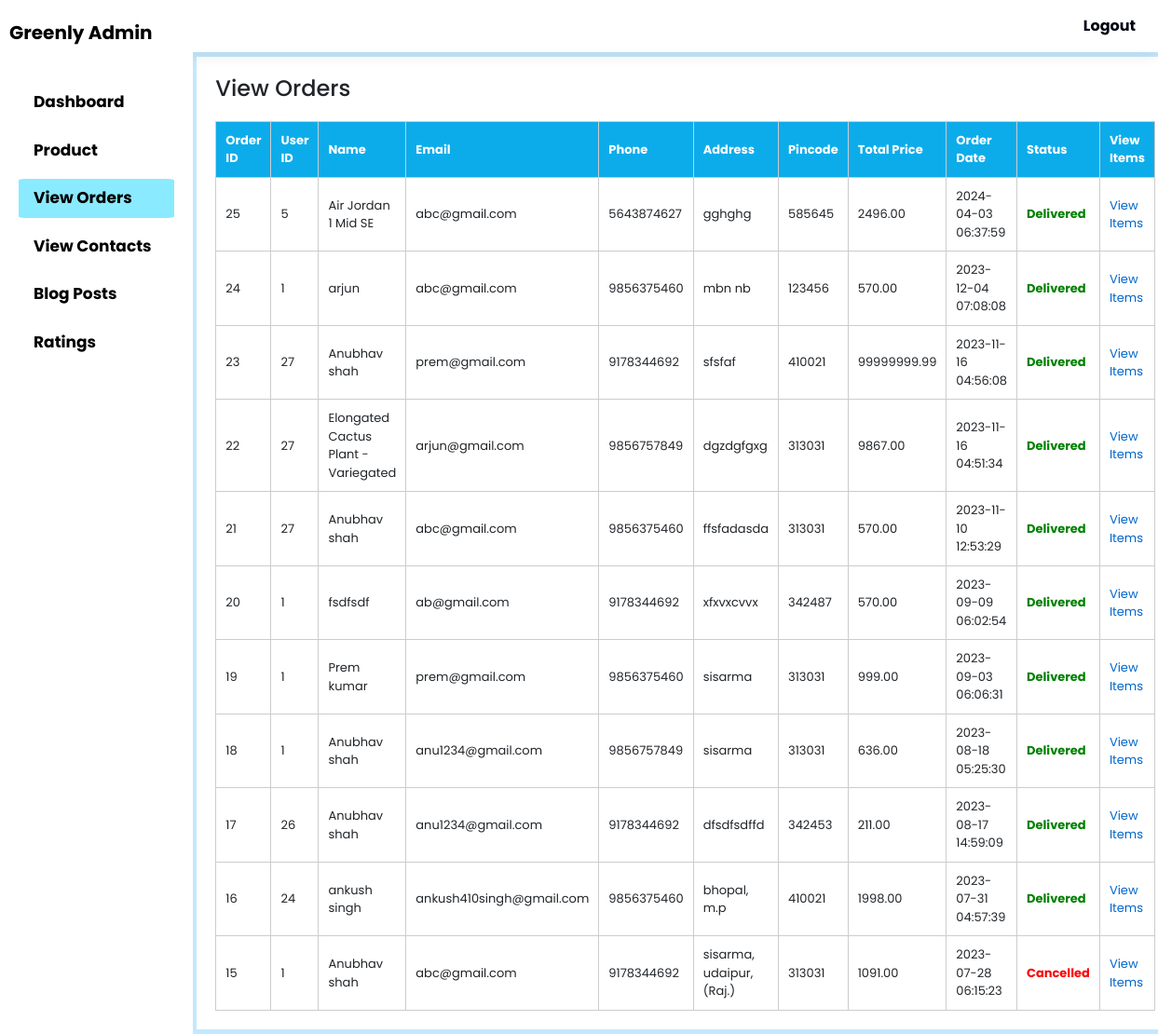
The app's page /backend/view_orders.php (signed in) with its own data.
### tables this page shows
CREATE TABLE `orders` (
  `order_id` int(11) NOT NULL,
  `user_id` int(11) NOT NULL,
  `name` varchar(255) NOT NULL,
  `email` varchar(255) NOT NULL,
  `phone` varchar(255) NOT NULL,
  `address` varchar(255) NOT NULL,
  `pincode` varchar(255) NOT NULL,
  `total_price` decimal(10,2) NOT NULL,
  `order_date` timestamp NOT NULL DEFAULT current_timestamp(),
  `status` varchar(255) NOT NULL DEFAULT 'Pending'
);

### backend/view_orders.php (the view, shortened to what this page needs)
<?php
include 'config.php';
$query = "SELECT o.order_id, o.user_id, o.name, o.email, o.phone, o.address, o.pincode, o.total_price, o.order_date, o.status, GROUP_CONCAT(p.name SEPARATOR ', ') AS items
          FROM orders o
          INNER JOIN order_items oi ON o.order_id = oi.order_id
          INNER JOIN products p ON oi.product_name = p.name
          GROUP BY o.order_id
          ORDER BY CASE
                WHEN o.status = 'Pending' THEN 1
                WHEN o.status = 'Shipped' THEN 2
                WHEN o.status = 'Delivered' THEN 3
                WHEN o.status = 'Cancelled' THEN 4
                ELSE 5
            END, o.order_date DESC";
$result = $connection->query($query);
?>
<!DOCTYPE html>
<html lang="en">
<head>
    <link rel="stylesheet" type="text/css" href="admin-style.css">
</head>
<body>
<?php include "sidebar.php"?>
<div class="view-orders-1">
    <div class="view-orders">
        <h2>View Orders</h2>
        <table>
    <tr>
        <th>Order ID</th>
        <th>User ID</th>
        <th>Name</th>
        <th>Email</th>
        <th>Phone</th>
        <th>Address</th>
        <th>Pincode</th>
        <th>Total Price</th>
        <th>Order Date</th>
        <th>Status</th>
        <th>View Items</th>
    </tr>
    <?php while ($row = $result->fetch_assoc()) { ?>
        <tr>
            <td><?php echo $row['order_id']; ?></td>
            <td><?php echo $row['user_id']; ?></td>
            <td><?php echo $row['name']; ?></td>
            <td><?php echo $row['email']; ?></td>
            <td><?php echo $row['phone']; ?></td>
            <td><?php echo $row['address']; ?></td>
            <td><?php echo $row['pincode']; ?></td>
            <td><?php echo $row['total_price']; ?></td>
            <td><?php echo $row['order_date']; ?></td>
            <td>
                <?php
                $status = $row['status'];
                if ($status === 'Pending' || $status === 'Cancelled') {
                    echo '<span class="status-pending">' . $status . '</span>';
                } elseif ($status === 'Shipped') {
                    echo '<span class="status-shipped">' . $status . '</span>';
                } elseif ($status === 'Delivered') {
                    echo '<span class="status-delivered">' . $status . '</span>';
                } else {
                    echo $status;
                }
                ?>
            </td>
            <td><a href="view_items.php?order_id=<?php echo $row['order_id']; ?>">View Items</a></td>
        </tr>
    <?php } ?>
</table>
    </div>
    </div>
</body>
</html>

### backend/admin-style.css (style rules this page uses)
body { font-family: 'Poppins', sans-serif; background-color: #c3e9ff; }
.view-orders-1 { padding-left: 17%; margin: 5px 0; }
.view-orders { background-color: #fff; font-size: 13px; margin: 0 auto; padding: 20px; }
.view-orders h2 { font-size: 24px; margin-bottom: 20px; }
.view-orders table { width: 100%; border-collapse: collapse; }
.view-orders table th, .view-orders table td { padding: 10px; border: 1px solid #ccc; }
.view-orders table th { background-color: #0caceb; text-align: left; color: #fff; }
.view-orders a { color: #0066cc; text-decoration: none; }
.status-pending { color: red; font-weight: bold; }
.status-delivered { color: green; font-weight: bold; }
.view-blog table th, table td { padding: 10px; text-align: left; border-bottom: 1px solid #ddd; }

### records on screen
orders: order_id "25", user "5", name "Air Jordan 1 Mid SE", email "abc@gmail.com", phone "5643874627", address "gghghg", pincode "585645", total_price "2496.00", order_date "2024-04-03 06:37:59", status "Delivered"
orders: order_id "24", user "1", name "arjun", email "abc@gmail.com", phone "9856375460", address "mbn nb", pincode "123456", total_price "570.00", order_date "2023-12-04 07:08:08", status "Delivered"
orders: order_id "23", user "27", name "Anubhav shah", email "prem@gmail.com", phone "9178344692", address "sfsfaf", pincode "410021", total_price "99999999.99", order_date "2023-11-16 04:56:08", status "Delivered"
orders: order_id "22", user "27", name "Elongated Cactus Plant - Variegated", email "arjun@gmail.com", phone "9856757849", address "dgzdgfgxg", pincode "313031", total_price "9867.00", order_date "2023-11-16 04:51:34", status "Delivered"
orders: order_id "21", user "27", name "Anubhav shah", email "abc@gmail.com", phone "9856375460", address "ffsfadasda", pincode "313031", total_price "570.00", order_date "2023-11-10 12:53:29", status "Delivered"
orders: order_id "20", user "1", name "fsdfsdf", email "ab@gmail.com", phone "9178344692", address "xfxvxcvvx", pincode "342487", total_price "570.00", order_date "2023-09-09 06:02:54", status "Delivered"
orders: order_id "19", user "1", name "Prem kumar", email "prem@gmail.com", phone "9856375460", address "sisarma", pincode "313031", total_price "999.00", order_date "2023-09-03 06:06:31", status "Delivered"
orders: order_id "18", user "1", name "Anubhav shah", email "anu1234@gmail.com", phone "9856757849", address "sisarma", pincode "313031", total_price "636.00", order_date "2023-08-18 05:25:30", status "Delivered"
orders: order_id "17", user "26", name "Anubhav shah", email "anu1234@gmail.com", phone "9178344692", address "dfsdfsdffd", pincode "342453", total_price "211.00", order_date "2023-08-17 14:59:09", status "Delivered"
orders: order_id "16", user "24", name "ankush singh", email "ankush410singh@gmail.com", phone "9856375460", address "bhopal, m.p", pincode "410021", total_price "1998.00", order_date "2023-07-31 04:57:39", status "Delivered"
orders: order_id "15", user "1", name "Anubhav shah", email "abc@gmail.com", phone "9178344692", address "sisarma, udaipur, (Raj.)", pincode "313031", total_price "1091.00", order_date "2023-07-28 06:15:23", status "Cancelled"
